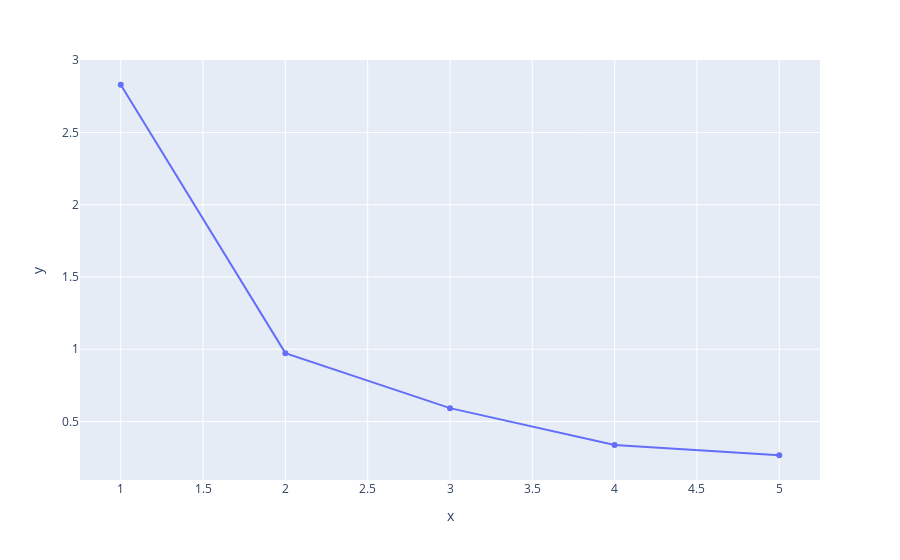

The notebook cell this image was saved under:
### Markdown cell above
Factor ANALYSIS

### Code cell
###########FACTOR ANALYSIS##############
from factor_analyzer import FactorAnalyzer
#import matplotlib as plt
import seaborn as sns
c= df1.corr()
sns.heatmap(c)
#plt.figure(figsize=(20,10))
xa=df1[df1.columns[2:7]] 
fa = FactorAnalyzer()
fa.fit(xa, 10)#Get Eigen values and plot them
ev, v = fa.get_eigenvalues()
ev
#plt.plot(range(1,xa.shape[1]+1),ev)
fig = px.scatter(x=range(1,xa.shape[1]+1), y=ev)
fig.update_traces(mode='lines+markers')
fig.show()

### Figure 1 — Plotly figure (JSON) as saved in the notebook; plotly's stock layout.template omitted (floating-point values rounded to 4 significant figures)
{"data": [{"hovertemplate": "x=%{x}<br>y=%{y}<extra></extra>", "legendgroup": "", "marker": {"color": "#636efa", "symbol": "circle"}, "mode": "lines+markers", "name": "", "orientation": "v", "showlegend": false, "type": "scatter", "x": [1, 2, 3, 4, 5], "xaxis": "x", "y": [2.831, 0.9732, 0.5926, 0.337, 0.2665], "yaxis": "y"}], "layout": {"autosize": true, "legend": {"tracegroupgap": 0}, "margin": {"t": 60}, "xaxis": {"anchor": "y", "autorange": true, "domain": [0, 1], "range": [0.7639, 5.236], "title": {"text": "x"}, "type": "linear"}, "yaxis": {"anchor": "x", "autorange": true, "domain": [0, 1], "range": [0.08472, 3.012], "title": {"text": "y"}, "type": "linear"}}}
